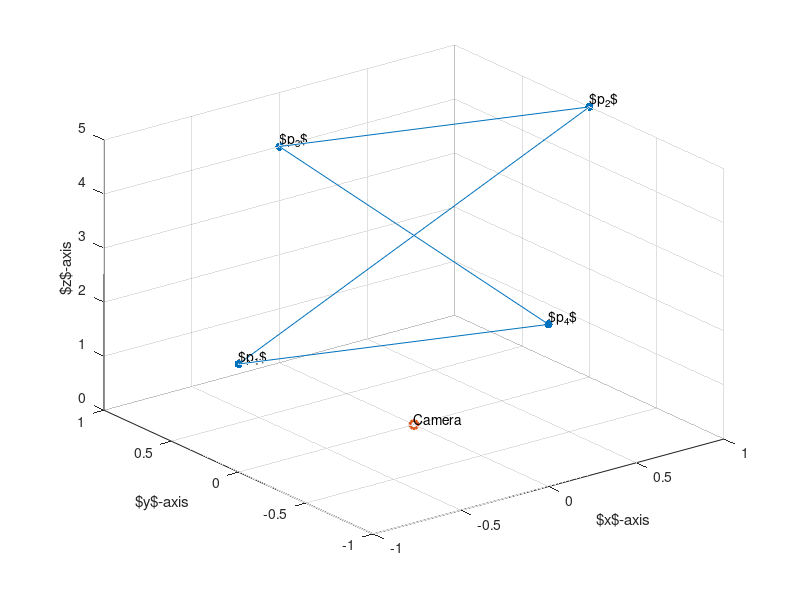

Here is the MATLAB script that generated this plot: (Note: this script raises an error after producing the figure.)
clear; close all; 

% create the csv and figures folder
if ~exist('csv_files', 'dir')
    mkdir('csv_files');
end 

if ~exist('figures', 'dir')
    mkdir('figures');
end

% inputs 
cam = [0; 0; 0];
p1 = [-1; 0; 2]; 
p2 = [1; 0; 5]; 
p3 = [0; 1; 4]; 
p4 = [0; -1; 3];
f = 1;

%stack pts for easier plotting
pts_3d = [p1, p2, p3, p4]; 
pts_3d_frame = [pts_3d, pts_3d(:, 1)];

% labels for easier annotation later on
labels = {'$p_1$', '$p_2$', '$p_3$', '$p_4$'};
qlabels = {'$q_1$', '$q_2$', '$q_3$', '$q_4$'};

figure(1); 
hold on;

% create the wireframe for the points
plot3(pts_3d_frame(1,:), pts_3d_frame(2,:), pts_3d_frame(3,:));
set(gca, 'ColorOrderIndex', 1); % resets the color index so the wire frame and points are the same color
scatter3(pts_3d(1,:), pts_3d(2,:), pts_3d(3,:), 'filled', 'LineWidth', 3);

% label the points and accentuate them
text(pts_3d(1,:), pts_3d(2,:), pts_3d(3,:), labels, 'VerticalAlignment', 'bottom');
grid on;

% place camera
scatter3(cam(1), cam(2), cam(3), 'rx', 'LineWidth', 2);
text(cam(1), cam(2), cam(3), 'Camera', 'VerticalAlignment', 'bottom');

xlabel('$x$-axis');
ylabel('$y$-axis');
zlabel('$z$-axis');

view(3);

hold off;

saveas(gcf, './figures/01_3d_view_of_points.png');

%% Projection of 3D plot into a 2D plane
P_true = true_perspective(p1, p2, p3, p4, f);
P_weak = weak_perspective(p1, p2, p3, p4, f);
error_val = SSD_error(P_true, P_weak);

P_true_closed = [P_true, P_true(:, 1)];
P_weak_closed = [P_weak, P_weak(:, 1)];

figure(2);
hold on; 

% plot true perspective
set(gca, 'ColorOrderIndex', 1);
frame_true = plot(P_true_closed(1, :), P_true_closed(2, :));
set(gca, 'ColorOrderIndex', 1);
plot(P_true(1, :), P_true(2, :), 'o', 'LineWidth', 3);

% plot weak perspective
set(gca, 'ColorOrderIndex', 2);
frame_weak = plot(P_weak_closed(1, :), P_weak_closed(2, :));
set(gca, 'ColorOrderIndex', 2);
plot(P_weak(1, :), P_weak(2, :), 'x', 'LineWidth', 3);

text(P_true(1,:), P_true(2,:), labels, 'VerticalAlignment', 'bottom', 'HorizontalAlignment', 'right');
text(P_weak(1,:), P_weak(2,:), qlabels, 'VerticalAlignment', 'bottom', 'HorizontalAlignment', 'right');

axis equal; 
xlabel('$x$-axis image plane');
ylabel('$y$-axis image plane');

set(gca, 'ColorOrderIndex', 1);
legend([frame_true, frame_weak], 'True perspective', 'Weak perspective', 'Location', 'northeastoutside');
grid on; 

hold off; 

saveas(gcf, './figures/02_true_and_weak_perspective.png');

%% Sum of square diffs of each pts 

% this portion creates a csv file of the SSD of each point. 
% i do this because it makes importing them into typst easier
csv_write(P_true, P_weak, './csv_files/normal_projection_errors.csv');

%% Rotation of Object O

R = rotation_cc(45); 

rotated_pts = R * pts_3d;
P_true_rot = true_perspective(rotated_pts(:,1), rotated_pts(:,2), rotated_pts(:,3), rotated_pts(:,4), f);
P_true_rot_frame = [P_true_rot, P_true_rot(:, 1)];

P_weak_rot = weak_perspective(rotated_pts(:,1), rotated_pts(:,2), rotated_pts(:,3), rotated_pts(:,4), f);
P_weak_rot_frame = [P_weak_rot, P_weak_rot(:, 1)];

figure(3);
hold on; 

% plot True perspective
set(gca, 'ColorOrderIndex', 1);
rot_true = plot(P_true_rot_frame(1, :), P_true_rot_frame(2, :));
set(gca, 'ColorOrderIndex', 1);
plot(P_true_rot(1, :), P_true_rot(2, :), 'o');

% plot weak perspective
set(gca, 'ColorOrderIndex', 2);
rot_weak = plot(P_weak_rot_frame(1, :), P_weak_rot_frame(2, :));
set(gca, 'ColorOrderIndex', 2);
plot(P_weak_rot(1, :), P_weak_rot(2, :), 'x', 'LineWidth', 3);

text(P_true_rot(1,:), P_true_rot(2,:), labels, 'VerticalAlignment', 'bottom', 'HorizontalAlignment', 'right');
text(P_weak_rot(1,:), P_weak_rot(2,:), qlabels, 'VerticalAlignment', 'bottom', 'HorizontalAlignment', 'right');

axis equal; 

xlabel('$x$-axis image plane');
ylabel('$y$-axis image plane');
set(gca, 'ColorOrderIndex', 1);
legend([rot_true, rot_weak], 'True perspective', 'Weak perspective', 'Location', 'northeastoutside');

grid on; 
hold off;

saveas(gcf, './figures/03_true_and_weak_perspective_rotated.png');

% This calculates sumsqr diff but puts it in a .csv file instead.
csv_write(P_true_rot, P_weak_rot, './csv_files/rotated_projection_errors.csv');
